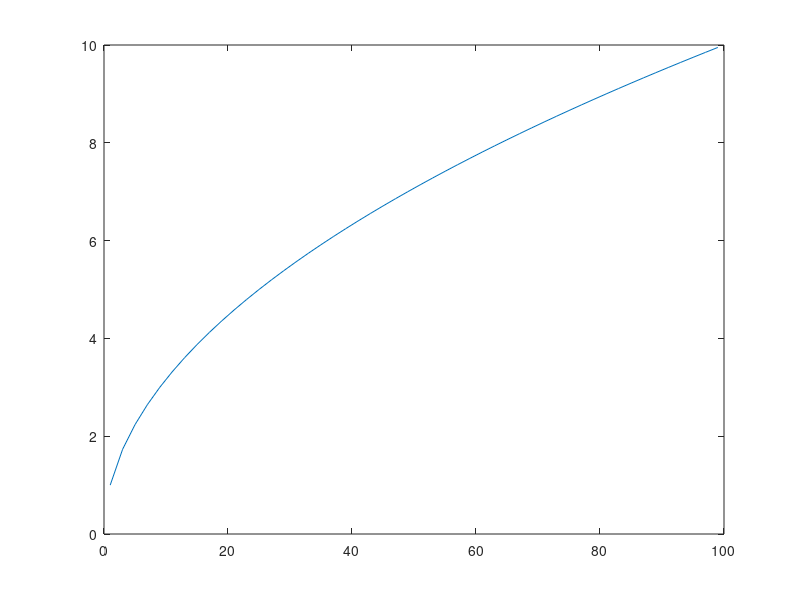

Recreate this plot in MATLAB.
% 3.7	Write a single MATLAB statement that does each of the following:
% a.	Creates a plot of the square root of all the odd numbers from 1 to 99. 
% The values on the y-axis should line up with the appropriate places on the x-axis.
% b.	Multiply all the even columns of all the odd rows of a 10x10 array called A by 2.
% c.	Given a vector X, return the number of positive elements in X.
clear
clc
A = magic(10)
x = rand(1,100) * 100 - 10
%a. 
    plot([1:2:99],sqrt([1:2:99]))
%b. 
    A(1:2:10,2:2:10).*2
%c. 
    length(find(x>0))
